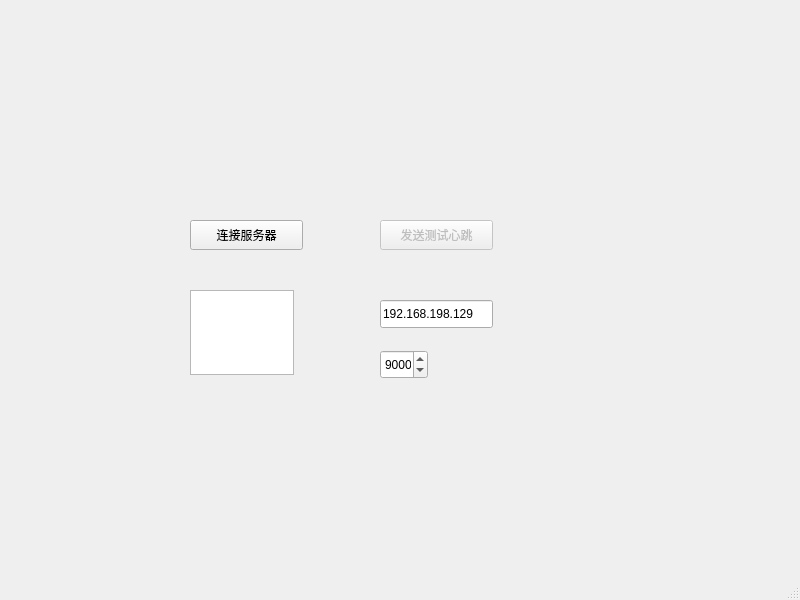
<?xml version="1.0" encoding="UTF-8"?>
<ui version="4.0">
 <class>MainWindow</class>
 <widget class="QMainWindow" name="MainWindow">
  <property name="geometry">
   <rect>
    <x>0</x>
    <y>0</y>
    <width>800</width>
    <height>600</height>
   </rect>
  </property>
  <property name="windowTitle">
   <string>MainWindow</string>
  </property>
  <widget class="QWidget" name="centralwidget">
   <widget class="QPushButton" name="connectButton">
    <property name="geometry">
     <rect>
      <x>190</x>
      <y>220</y>
      <width>113</width>
      <height>30</height>
     </rect>
    </property>
    <property name="text">
     <string>连接服务器</string>
    </property>
   </widget>
   <widget class="QPushButton" name="sendHeartbeatButton">
    <property name="enabled">
     <bool>false</bool>
    </property>
    <property name="geometry">
     <rect>
      <x>380</x>
      <y>220</y>
      <width>113</width>
      <height>30</height>
     </rect>
    </property>
    <property name="text">
     <string>发送测试心跳</string>
    </property>
   </widget>
   <widget class="QTextEdit" name="logTextEdit">
    <property name="geometry">
     <rect>
      <x>190</x>
      <y>290</y>
      <width>104</width>
      <height>85</height>
     </rect>
    </property>
   </widget>
   <widget class="QLineEdit" name="hostLineEdit">
    <property name="geometry">
     <rect>
      <x>380</x>
      <y>300</y>
      <width>113</width>
      <height>28</height>
     </rect>
    </property>
    <property name="text">
     <string>192.168.198.129</string>
    </property>
   </widget>
   <widget class="QSpinBox" name="portSpinBox">
    <property name="geometry">
     <rect>
      <x>380</x>
      <y>350</y>
      <width>48</width>
      <height>29</height>
     </rect>
    </property>
    <property name="maximumSize">
     <size>
      <width>48</width>
      <height>29</height>
     </size>
    </property>
    <property name="maximum">
     <number>9999</number>
    </property>
    <property name="value">
     <number>9000</number>
    </property>
   </widget>
  </widget>
  <widget class="QMenuBar" name="menubar">
   <property name="geometry">
    <rect>
     <x>0</x>
     <y>0</y>
     <width>800</width>
     <height>32</height>
    </rect>
   </property>
  </widget>
  <widget class="QStatusBar" name="statusbar"/>
 </widget>
 <resources/>
 <connections/>
</ui>
